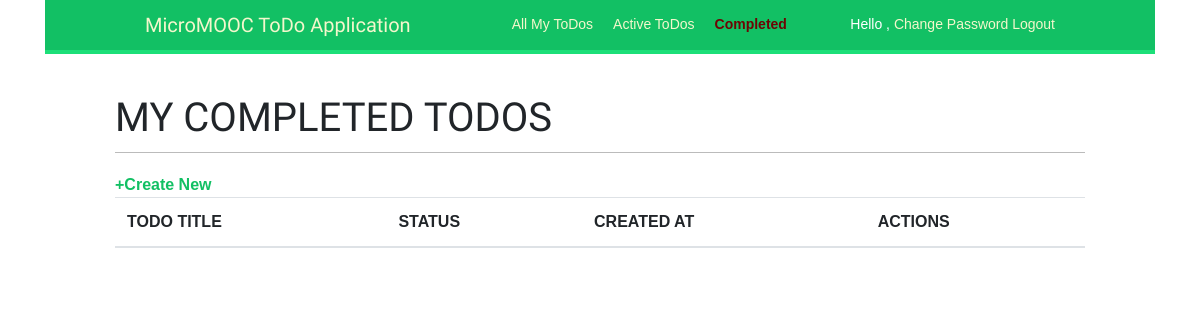
The page /completed/ (signed in) on the database as committed earlier.
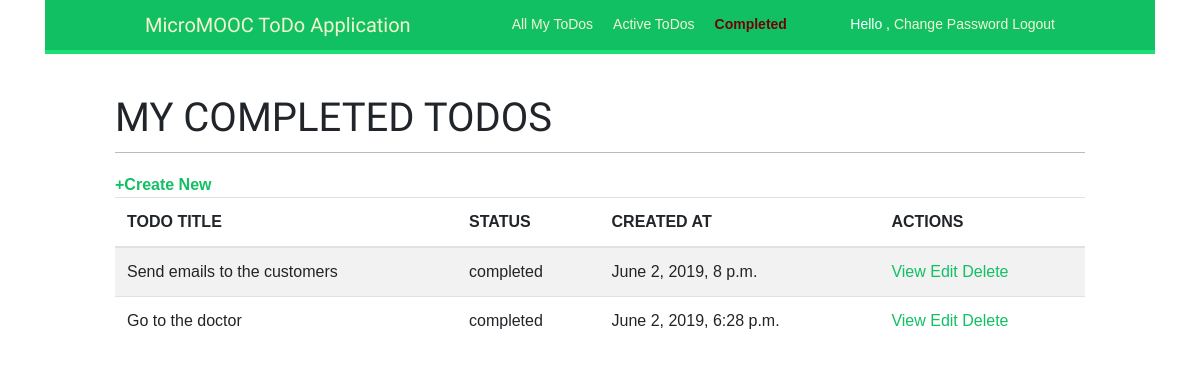
The same page on the database as committed later.
### todos/models.py (models this page shows, shortened)
class Todo(models.Model):
    todos = models.Manager()
    active = ActiveTodosManager()
    completed = CompletedTodosManager()
    TODO_STATUS = (
        ('active', 'Active'),
        ('completed', 'Done')
    )
    title = models.CharField(max_length=200)
    description = models.TextField(blank=True, null=True)
    creator = models.ForeignKey(
        User, on_delete=models.CASCADE, related_name='todos_creates')
    status = models.CharField(
        max_length=10, choices=TODO_STATUS, default='active')
    created_at = models.DateTimeField(auto_now_add=True)
    updated_at = models.DateField(auto_now_add=True)
    class Meta:
        ordering = ('-created_at',)

### user_account/views.py (the view)
# urls.py: path('completed/', views.completed_todos, name='completed_todos'),
@login_required
def completed_todos(request):
    completed_user_todos = Todo.completed.filter(creator=request.user)
    return render(request, 'account/completed_todos.html', {'section': 'completed', 'completed_todos': completed_user_todos})

### todos/models.py (called while the page is built)
    def get_queryset(self):
        return super(CompletedTodosManager, self).get_queryset().filter(status='completed')

### user_account/templates/account/completed_todos.html (shortened to what this page needs)
{% extends "base.html" %}
{% block content %}
<div class="container">
        <h1>MY COMPLETED TODOS</h1><span><a href="{% url "create_todo" %}"><strong>+Create New</strong></a> </span>
            <table class="table table-hover table-striped">
                <thead>
                    <tr>
                        <th>TODO TITLE</th>
                        <th>STATUS</th>
                        <th>CREATED AT</th>
                        <th>ACTIONS</th>
                    </tr>
                </thead>
                <tbody>
                    {% for todo in completed_todos %}
                    <tr>
                        <td>{{ todo.title }}</td>
                        <td>{{ todo.status }}</td>
                        <td> {{ todo.created_at }}</td>
                        <td>
                            <a href="{% url "todo_details" todo.pk %}">View</a>
                            <a href="{% url 'todo_edit' todo.pk %}">Edit</a>
                            <a href="{% url 'todo_delete' todo.pk %}">Delete</a>
                        </td>
                    </tr>
                    {% endfor %}
                </tbody>
            </table>
    </div>
{% endblock %}

Rows that differ between the two databases and show on the page:
added Todo: title "Send emails to the customers", status "completed", created_at "June 2, 2019, 8 p.m."
now on this page (row edited): Todo: title "Go to the doctor", status "completed", created_at "June 2, 2019, 6:28 p.m."
